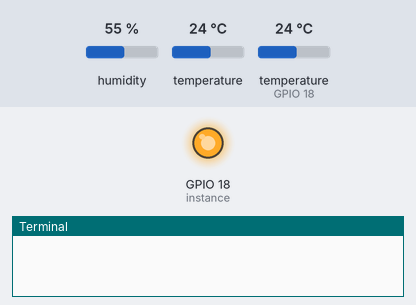
The program below on a simulated Raspberry Pi (BCM pin numbers). Shown: output pins drawn as LEDs (lit = HIGH), the last lines printed to the terminal. The inputs (shaded band) are chosen by the test bench; at power-on: humidity 55 %, temperature 24 °C, temperature (sensor on GPIO 18) 24 °C. The clock reads 2024-03-15 10:24:30 at power-on unless the program sets it; library files of the repository ran but are not shown: dht11.py.

Above: at 0.01 s.
At 1.2 s:
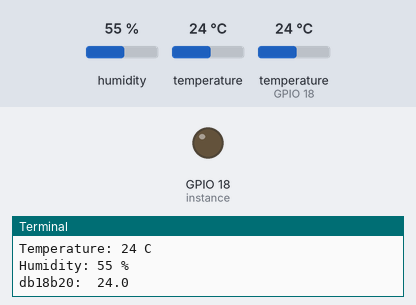
1.3 s: humidity set to 22 %
5.0 s: temperature (sensor 0) set to 12 °C
8.7 s: temperature (sensor on GPIO 18) set to 12 °C
12.4 s: temperature (sensor 0) set to 19 °C
16.1 s: humidity set to 40 %
Timing chart, 0 to 19.1 s (numbered marks = the images above; inputs shaded):
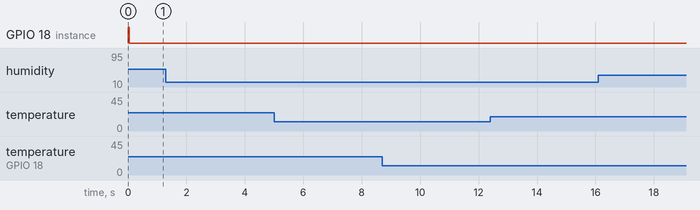

The program:

dht11_example.py
```python
import RPi.GPIO as GPIO
import dht11
import time
import datetime

# initialize GPIO
GPIO.setwarnings(False)
GPIO.setmode(GPIO.BCM)
GPIO.cleanup()

# read data using pin 14
#instance = dht11.DHT11(pin = 14)
instance = dht11.DHT11(pin = 18)

def get_db18b20():
		tempfile = open("/sys/bus/w1/devices/28-031571bf56ff/w1_slave")
		thetext = tempfile.read()
		tempfile.close
		tempdata = thetext.split("\n")[1].split(" ")[9]
		temperature = float(tempdata[2:])
		temperature = temperature / 1000
		print("db18b20: " , temperature)


while True:
	result = instance.read()
	if result.is_valid():
		print("Last valid input: " + str(datetime.datetime.now()))
		print("Temperature: %d C" % result.temperature)
		print("Humidity: %d %%" % result.humidity)

	get_db18b20()

	time.sleep(2)
```
